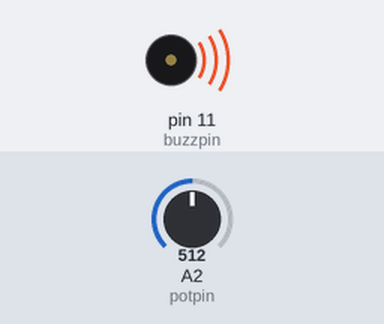
A sketch run on a simulated Arduino Uno, built with avr-gcc and run on an emulated ATmega328P. On the bench: buzzer (waves = sounding). The test bench sets the inputs (shaded band); at power-on: A2 (potpin) = 512. What the sketch prints to the serial monitor is not drawn.

Above: at 0.1 s.
Timing chart, 0 to 1.6 s (numbered marks = the images above):
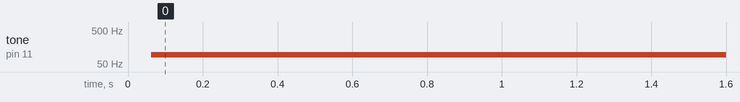

The sketch:

exercicio_passivebuzzer1.ino
```cpp
int buzzpin = 11;
int potpin = A2;
int potval;
float delayt;
void setup()
{
  pinMode(buzzpin, OUTPUT);
  pinMode(potpin, INPUT);
  Serial.begin(9600);
}

void loop()
{
 potval = analogRead(potpin);
 delayt = (9940/1023.)*potval + 60;
 Serial.println(delayt);

 digitalWrite(buzzpin, HIGH);
 delayMicroseconds(delayt);
 digitalWrite(buzzpin, LOW);
 delayMicroseconds(delayt);
}
```

Measured:
- by itself, tone on pin 11 (buzzpin): silent → 94 Hz at 0.06 s
